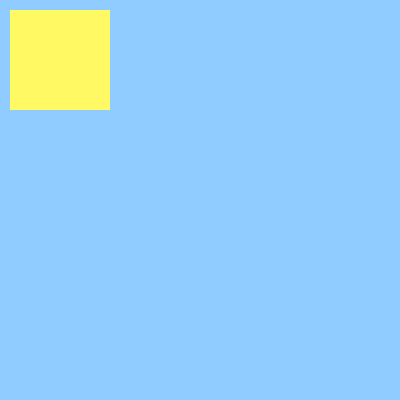
Frame 1 (no input)
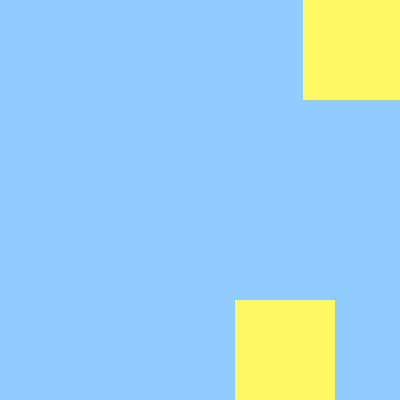
Frame 60 (the mouse pressed at the canvas centre just before this capture)
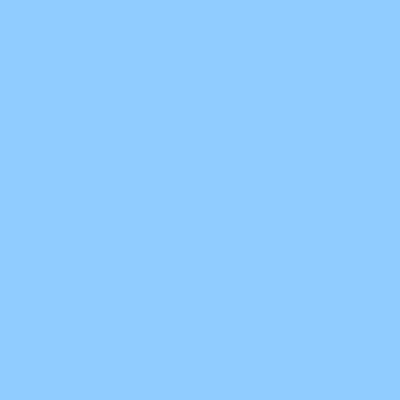
Frame 120 (the mouse held since frame 60 and released just before this capture)

The Processing sketch that drew these frames (run headless with seeded random() and noise(); from frame 60 on, the mouse is pressed at the canvas centre):

// Processing sketch: processing_43892
// ── processing_43892.pde

int x = 10;
int y = 10;
int l = 10;
int b = 10;  
int speedX = 3;
int speedY = 3;
  
void setup() {
  size(400, 400);
  smooth();
  rect(0, 0, width, height);
}
  
void draw() {
  fill(144, 204, 255);
  noStroke ();
  rect (0, 0, width, height);  
  fill(100, 100, 150);
  
  if (mousePressed) {   
  
    if (x > width || x < 0) {
      x=0;
    }
    else if (l > width || l < 100) {
      l=width;
    }
    rect(x, y, 100, 100);
    rect(l, b, 100, 100);
  
    speedX = 1;
    x = x - speedX;
    y = y - speedY;
    l = l + speedX;
    b = b + speedY;
  }
  
  else {
    if (x > width || x < 0) {
      x=0;
    }
    else if (l > width || l < 0) {
      l=width;
    }
    fill(255,249,100);
    rect(x, y, 100, 100);
    rect(l, b, 100, 100);
  
    x = x + speedX;
    l = l - speedY;
    speedX= 5;
    y=0;
    b=300;
  }
}

                
                
